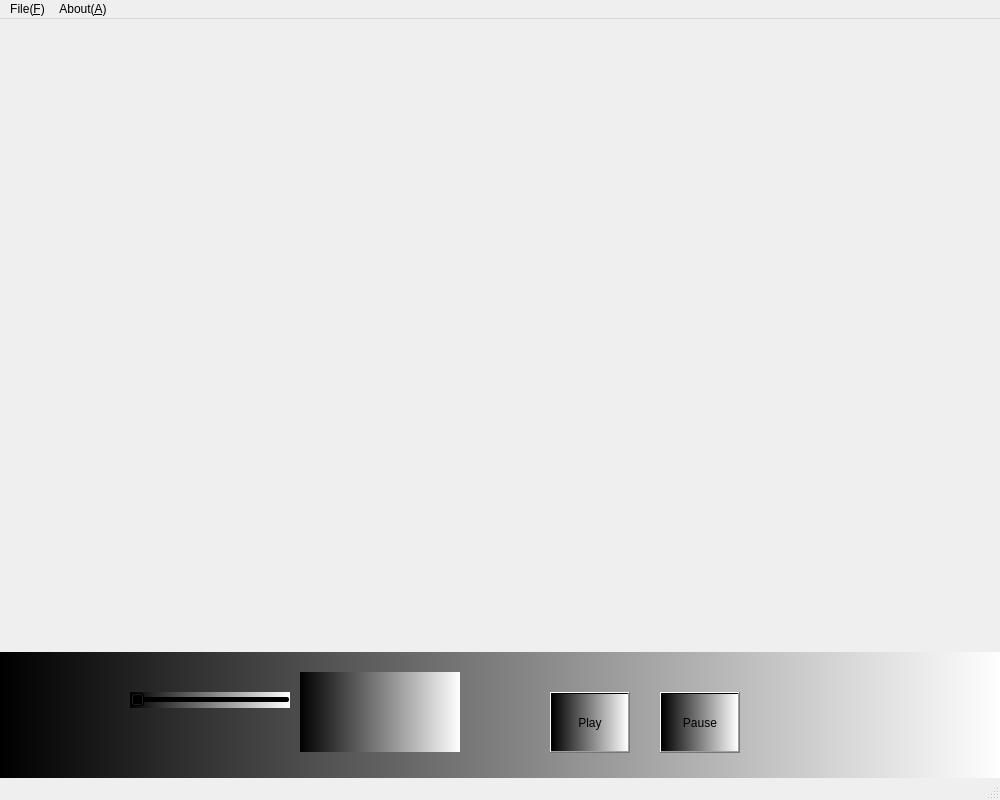
<?xml version="1.0" encoding="UTF-8"?>
<ui version="4.0">
 <class>MainWindow</class>
 <widget class="QMainWindow" name="MainWindow">
  <property name="geometry">
   <rect>
    <x>0</x>
    <y>0</y>
    <width>1000</width>
    <height>800</height>
   </rect>
  </property>
  <property name="windowTitle">
   <string>MainWindow</string>
  </property>
  <widget class="QWidget" name="CentralWidget">
   <layout class="QHBoxLayout" name="horizontalLayout">
    <property name="spacing">
     <number>0</number>
    </property>
    <property name="leftMargin">
     <number>0</number>
    </property>
    <property name="topMargin">
     <number>0</number>
    </property>
    <property name="rightMargin">
     <number>0</number>
    </property>
    <property name="bottomMargin">
     <number>0</number>
    </property>
    <item>
     <layout class="QVBoxLayout" name="CentralVLayout" stretch="5,1">
      <property name="spacing">
       <number>5</number>
      </property>
      <property name="sizeConstraint">
       <enum>QLayout::SetDefaultConstraint</enum>
      </property>
      <item>
       <widget class="QWidget" name="PlayWidget" native="true">
        <property name="mouseTracking">
         <bool>false</bool>
        </property>
        <property name="autoFillBackground">
         <bool>false</bool>
        </property>
        <property name="styleSheet">
         <string notr="true">background-color: qconicalgradient(cx:0.5, cy:0.5, angle:0, stop:0 rgba(35, 40, 3, 255), stop:0.16 rgba(136, 106, 22, 255), stop:0.225 rgba(166, 140, 41, 255), stop:0.285 rgba(204, 181, 74, 255), stop:0.345 rgba(235, 219, 102, 255), stop:0.415 rgba(245, 236, 112, 255), stop:0.52 rgba(209, 190, 76, 255), stop:0.57 rgba(187, 156, 51, 255), stop:0.635 rgba(168, 142, 42, 255), stop:0.695 rgba(202, 174, 68, 255), stop:0.75 rgba(218, 202, 86, 255), stop:0.815 rgba(208, 187, 73, 255), stop:0.88 rgba(187, 156, 51, 255), stop:0.935 rgba(137, 108, 26, 255), stop:1 rgba(35, 40, 3, 255));d</string>
        </property>
       </widget>
      </item>
      <item>
       <widget class="QWidget" name="CtrlWidget" native="true">
        <property name="styleSheet">
         <string notr="true">background-color: qlineargradient(spread:pad, x1:0, y1:0, x2:1, y2:0, stop:0 rgba(0, 0, 0, 255), stop:1 rgba(255, 255, 255, 255));</string>
        </property>
        <widget class="QWidget" name="horizontalLayoutWidget">
         <property name="geometry">
          <rect>
           <x>300</x>
           <y>20</y>
           <width>160</width>
           <height>80</height>
          </rect>
         </property>
         <layout class="QHBoxLayout" name="CtrlHLayout"/>
        </widget>
        <widget class="QSlider" name="horizontalSlider">
         <property name="geometry">
          <rect>
           <x>130</x>
           <y>40</y>
           <width>160</width>
           <height>16</height>
          </rect>
         </property>
         <property name="orientation">
          <enum>Qt::Horizontal</enum>
         </property>
        </widget>
        <widget class="QPushButton" name="PlayCtrlBtn">
         <property name="geometry">
          <rect>
           <x>550</x>
           <y>40</y>
           <width>80</width>
           <height>61</height>
          </rect>
         </property>
         <property name="text">
          <string>Play</string>
         </property>
        </widget>
        <widget class="QPushButton" name="PauseCtrlBtn">
         <property name="geometry">
          <rect>
           <x>660</x>
           <y>40</y>
           <width>80</width>
           <height>61</height>
          </rect>
         </property>
         <property name="text">
          <string>Pause</string>
         </property>
        </widget>
       </widget>
      </item>
     </layout>
    </item>
   </layout>
  </widget>
  <widget class="QMenuBar" name="MainMenuBar">
   <property name="geometry">
    <rect>
     <x>0</x>
     <y>0</y>
     <width>1000</width>
     <height>19</height>
    </rect>
   </property>
   <widget class="QMenu" name="fileMenu">
    <property name="title">
     <string>File(&amp;F)</string>
    </property>
    <addaction name="actionOpen_O"/>
    <addaction name="separator"/>
    <addaction name="actionExit"/>
   </widget>
   <widget class="QMenu" name="AboutMenu">
    <property name="title">
     <string>About(&amp;A)</string>
    </property>
   </widget>
   <addaction name="fileMenu"/>
   <addaction name="AboutMenu"/>
  </widget>
  <widget class="QStatusBar" name="MainStatusBar"/>
  <action name="actionOpen_O">
   <property name="text">
    <string>Open(&amp;O)</string>
   </property>
  </action>
  <action name="actionExit">
   <property name="text">
    <string>Exit(&amp;E)</string>
   </property>
  </action>
 </widget>
 <layoutdefault spacing="6" margin="11"/>
 <resources/>
 <connections/>
</ui>
